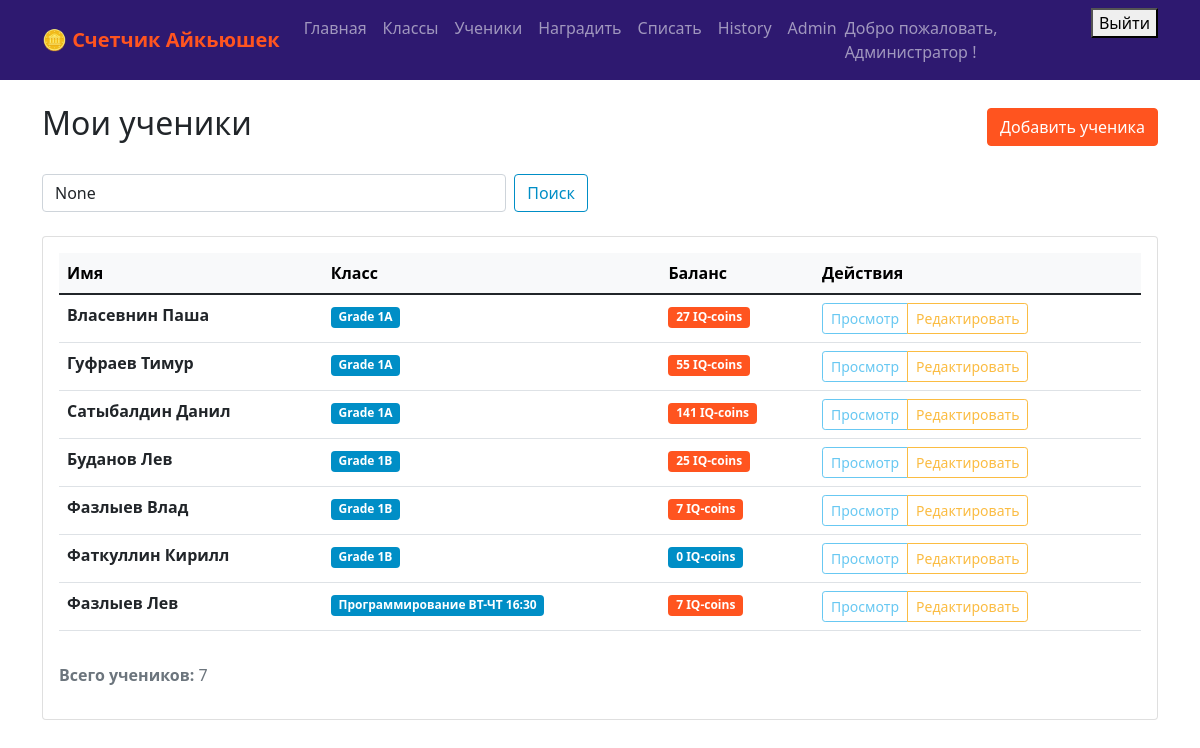
The app's page /students/ (signed in) with its own data.
### iqcoin_app/models.py (models this page shows, shortened)
class UserProfile(models.Model):
    user = models.OneToOneField(User, on_delete=models.CASCADE)
    role = models.CharField(max_length=10, choices=USER_ROLES, default='teacher')
    student = models.ForeignKey('Student', on_delete=models.SET_NULL, null=True, blank=True)
    full_name = models.CharField(max_length=100, blank=True, null=True)

class Student(models.Model):
    name = models.CharField(max_length=100)
    group = models.ForeignKey(Class, on_delete=models.CASCADE)
    balance = models.IntegerField(default=0)
    phone_number = models.CharField(max_length=15, unique=True, blank=True, null=True)
    is_active = models.BooleanField(default=True)

class Class(models.Model):
    group = models.CharField(max_length=50)
    teacher = models.ForeignKey(User, on_delete=models.CASCADE)
    description = models.TextField(blank=True, null=True)

### iqcoin_app/views.py (the view)
# urls.py: path('students/', views.student_list, name='student_list'),
@login_required
def student_list(request):
    try:
        user_profile = request.user.userprofile
    except UserProfile.DoesNotExist:
        user_profile = UserProfile.objects.create(user=request.user, role='teacher')
    if user_profile.role == 'student':
        students = Student.objects.filter(id=user_profile.student.id) if user_profile.student else Student.objects.none()
    elif user_profile.role == 'teacher':
        students = Student.objects.filter(group__teacher=request.user).order_by('group', 'name')
    elif user_profile.role == 'admin':
        students = Student.objects.all().order_by('group', 'name')
    else:
        students = Student.objects.filter(group__teacher=request.user).order_by('group', 'name')
    search_query = request.GET.get('search')
    if search_query:
        students = students.filter(
            Q(name__icontains=search_query) |
            Q(group__group__icontains=search_query)
        )
    context = {
        'students': students,
        'search_query': search_query,
    }
    return render(request, 'student_list.html', context)

### iqcoin_app/templates/student_list.html (shortened to what this page needs)
{% extends 'base.html' %}
{% block content %}
<div class="d-flex justify-content-between align-items-center mb-4">
    <h2>Мои ученики</h2>
    <a href="{% url 'student_create' %}" class="btn btn-primary">
         Добавить ученика
    </a>
</div>
<div class="row mb-4">
    <div class="col-md-6">
        <form method="GET" class="d-flex">
            <input type="text" name="search" class="form-control me-2"
                   placeholder="Поиск учеников или классов..."
                   value="{{ search_query }}"
                   aria-label="Поиск учеников">
            <button class="btn btn-outline-secondary" type="submit">Поиск</button>
        </form>
    </div>
</div>
<div class="card">
    <div class="card-body">
        {% if students %}
            <div class="table-responsive">
                <table class="table table-hover">
                    <thead class="table-light">
                        <tr>
                            <th>Имя</th>
                            <th>Класс</th>
                            <th>Баланс</th>
                            <th>Действия</th>
                        </tr>
                    </thead>
                    <tbody>
                        {% for student in students %}
                        <tr class="clickable-row" style="cursor: pointer;" onclick="window.location='{% url 'student_detail' student.id %}'">
                            <td>
                                <strong>{{ student.name }}</strong>
                            </td>
                            <td>
                                <span class="badge bg-secondary">{{ student.group.group }}</span>
                            </td>
                            <td>
                                <span class="badge bg-{% if student.balance > 0 %}primary{% elif student.balance == 0 %}secondary{% else %}danger{% endif %}">
                                    {{ student.balance }} IQ-coins
                                </span>
                            </td>
                            <td>
                                <div class="btn-group btn-group-sm" role="group">
                                    <a href="{% url 'student_detail' student.id %}" class="btn btn-outline-info btn-sm" onclick="event.stopPropagation();">
                                        Просмотр
                                    </a>
                                    <a href="{% url 'student_edit' student.id %}" class="btn btn-outline-warning btn-sm" onclick="event.stopPropagation();">
                                        Редактировать
                                    </a>
                                </div>
                            </td>
                        </tr>
                        {% endfor %}
                    </tbody>
                </table>
            </div>
            <div class="mt-3">
                <p class="text-muted">
                    <strong>Всего учеников:</strong> {{ students.count }}
                </p>
            </div>
        {% endif %}
    </div>
</div>
{% endblock %}

### iqcoin_app/templates/base.html (shortened to what this page needs)
<!DOCTYPE html>
<html lang="en">
<head>
    <link href="https://cdn.jsdelivr.net/npm/bootstrap@5.1.3/dist/css/bootstrap.min.css" rel="stylesheet">
</head>
<body>
    <nav class="navbar navbar-expand-lg navbar-dark bg-primary">
        <div class="container">
            <a class="navbar-brand" href="{% url 'home' %}">🪙 Счетчик Айкьюшек</a>
            {% if user.is_authenticated %}
            <div class="navbar-nav ms-auto">
                <a class="nav-link" href="{% url 'home' %}">Главная</a>
                <a class="nav-link" href="{% url 'class_list' %}">Классы</a>
                <a class="nav-link" href="{% url 'student_list' %}">Ученики</a>
                <a class="nav-link" href="{% url 'award_coins' %}">Наградить</a>
                <a class="nav-link" href="{% url 'deduct_coins' %}">Списать</a>
                <a class="nav-link" href="{% url 'transaction_history' %}">History</a>
                {% if user.userprofile.role == 'admin' %}
                <a class="nav-link" href="{% url 'admin:index' %}">Admin</a>
                {% endif %}
                <span class="navbar-text me-3">
                    Добро пожаловать,
                    {% if user.userprofile.full_name %}
                        {{ user.userprofile.full_name }}
                    {% else %}
                        {{ user.username }}
                    {% endif %}!
                </span>
                <form method="post" action="{% url 'logout' %}" style="display: inline;">
                    <button type="submit" class="logout-btn">Выйти</button>
                </form>
            </div>
            {% endif %}
        </div>
    </nav>
    <div class="container mt-4">
        {% block content %}
        {% endblock %}
    </div>
</body>
</html>

### iqcoin_app/templates/base.html (style rules this page uses)
:root { --primary-orange: #ff541f; --primary-blue: #68C8F2; --dark-blue: #008EC6; --primary-green: #358c68; --primary-yellow: #FBBC42; --dark-purple: #2E1970; }
.btn-primary { background-color: var(--primary-orange); border-color: var(--primary-orange); }
.btn-outline-info { color: var(--primary-blue); border-color: var(--primary-blue); }
.btn-outline-warning { color: var(--primary-yellow); border-color: var(--primary-yellow); }
.btn-outline-secondary { color: var(--dark-blue); border-color: var(--dark-blue); }
.navbar-brand { font-weight: bold; color: var(--primary-orange) !important; }
.navbar-dark.bg-primary { background-color: var(--dark-purple) !important; }
.badge.bg-primary { background-color: var(--primary-orange) !important; }
.badge.bg-secondary { background-color: var(--dark-blue) !important; }

### records on screen
Student: name "Власевнин Паша", group.group "Grade 1A", balance "27"
Student: name "Гуфраев Тимур", group.group "Grade 1A", balance "55"
Student: name "Сатыбалдин Данил", group.group "Grade 1A", balance "141"
Student: name "Буданов Лев", group.group "Grade 1B", balance "25"
Student: name "Фазлыев Влад", group.group "Grade 1B", balance "7"
Student: name "Фаткуллин Кирилл", group.group "Grade 1B", balance "0"
Student: name "Фазлыев Лев", group.group "Программирование ВТ-ЧТ 16:30", balance "7"

### other values on screen
{{ user.userprofile.full_name }} "Администратор"
{{ students.count }} "7"
